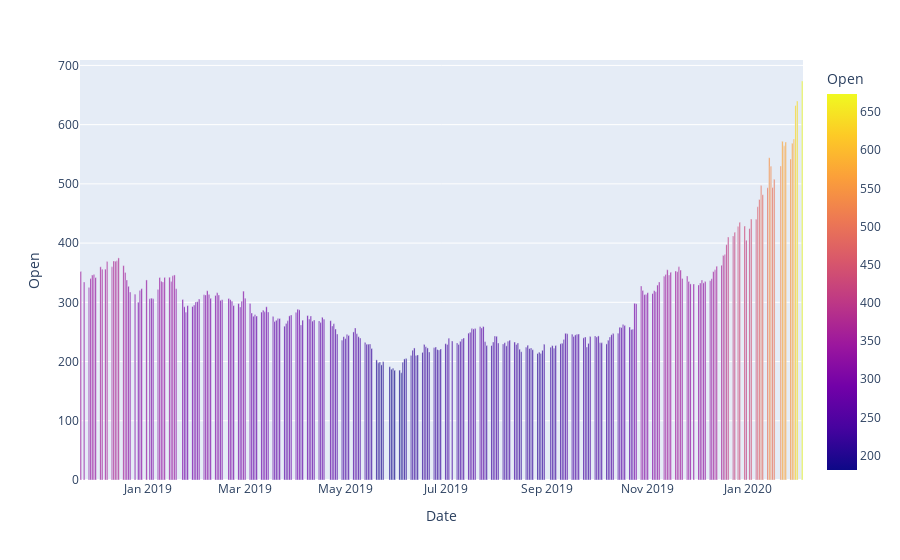

This figure's notebook cell:
### Code cell
# recent graph i,e 2019-20
fig1 = px.bar(dataFrame.tail(300), x='Date', y='Open', color='Open')
fig1.show()

### Figure 1 — Plotly figure (JSON) as saved in the notebook; plotly's stock layout.template omitted (floating-point values rounded to 4 significant figures; data arrays with more than 128 entries replaced by an {"elided": "..."} marker saying what was removed)
{"data": [{"alignmentgroup": "True", "hovertemplate": "Date=%{x}<br>Open=%{marker.color}<extra></extra>", "legendgroup": "", "marker": {"color": {"elided": "300 float values"}, "coloraxis": "coloraxis"}, "name": "", "offsetgroup": "", "orientation": "v", "showlegend": false, "textposition": "auto", "type": "bar", "x": {"elided": "300 str values"}, "xaxis": "x", "y": {"elided": "300 float values"}, "yaxis": "y"}], "layout": {"barmode": "relative", "coloraxis": {"colorbar": {"title": {"text": "Open"}}, "colorscale": [[0, "#0d0887"], [0.1111, "#46039f"], [0.2222, "#7201a8"], [0.3333, "#9c179e"], [0.4444, "#bd3786"], [0.5556, "#d8576b"], [0.6667, "#ed7953"], [0.7778, "#fb9f3a"], [0.8889, "#fdca26"], [1, "#f0f921"]]}, "legend": {"tracegroupgap": 0}, "margin": {"t": 60}, "xaxis": {"anchor": "y", "domain": [0, 1], "title": {"text": "Date"}}, "yaxis": {"anchor": "x", "domain": [0, 1], "title": {"text": "Open"}}}}
